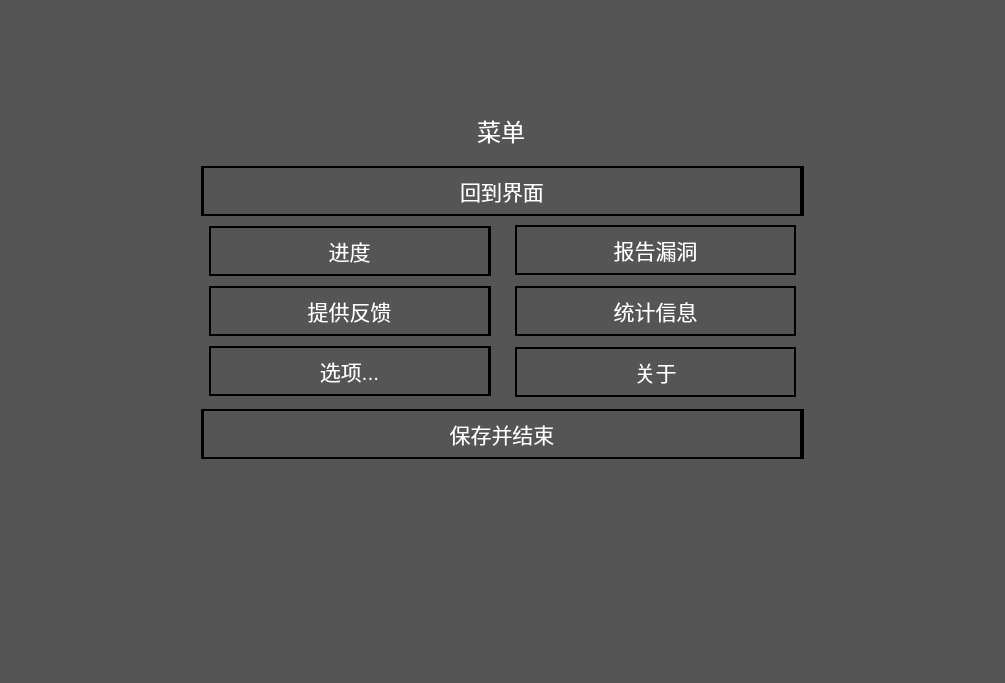
<?xml version="1.0" encoding="UTF-8"?>
<ui version="4.0">
 <class>Menu</class>
 <widget class="QWidget" name="Menu">
  <property name="geometry">
   <rect>
    <x>0</x>
    <y>0</y>
    <width>1005</width>
    <height>683</height>
   </rect>
  </property>
  <property name="windowTitle">
   <string>Form</string>
  </property>
  <property name="styleSheet">
   <string notr="true">background-color: rgba(29, 29, 29, 0.5);</string>
  </property>
  <layout class="QFormLayout" name="formLayout">
   <item row="0" column="0" colspan="2">
    <widget class="QStackedWidget" name="stackedWidget">
     <property name="styleSheet">
      <string notr="true">background-color: rgba(29, 29, 29, 0);</string>
     </property>
     <property name="currentIndex">
      <number>0</number>
     </property>
     <widget class="QWidget" name="mainMenu">
      <layout class="QGridLayout" name="gridLayout_3">
       <item row="2" column="0">
        <spacer name="horizontalSpacer">
         <property name="orientation">
          <enum>Qt::Horizontal</enum>
         </property>
         <property name="sizeType">
          <enum>QSizePolicy::Preferred</enum>
         </property>
         <property name="sizeHint" stdset="0">
          <size>
           <width>280</width>
           <height>20</height>
          </size>
         </property>
        </spacer>
       </item>
       <item row="2" column="2">
        <spacer name="horizontalSpacer_2">
         <property name="orientation">
          <enum>Qt::Horizontal</enum>
         </property>
         <property name="sizeType">
          <enum>QSizePolicy::Preferred</enum>
         </property>
         <property name="sizeHint" stdset="0">
          <size>
           <width>280</width>
           <height>20</height>
          </size>
         </property>
        </spacer>
       </item>
       <item row="3" column="1">
        <spacer name="verticalSpacer_2">
         <property name="orientation">
          <enum>Qt::Vertical</enum>
         </property>
         <property name="sizeType">
          <enum>QSizePolicy::Expanding</enum>
         </property>
         <property name="sizeHint" stdset="0">
          <size>
           <width>44</width>
           <height>200</height>
          </size>
         </property>
        </spacer>
       </item>
       <item row="2" column="1">
        <widget class="QWidget" name="widget_3" native="true">
         <property name="minimumSize">
          <size>
           <width>0</width>
           <height>302</height>
          </size>
         </property>
         <property name="maximumSize">
          <size>
           <width>16777215</width>
           <height>300</height>
          </size>
         </property>
         <property name="styleSheet">
          <string notr="true">color: rgb(255, 255, 255);</string>
         </property>
         <layout class="QVBoxLayout" name="verticalLayout">
          <property name="spacing">
           <number>0</number>
          </property>
          <property name="leftMargin">
           <number>0</number>
          </property>
          <property name="topMargin">
           <number>0</number>
          </property>
          <property name="rightMargin">
           <number>0</number>
          </property>
          <property name="bottomMargin">
           <number>0</number>
          </property>
          <item>
           <widget class="QWidget" name="widget_5" native="true">
            <property name="minimumSize">
             <size>
              <width>603</width>
              <height>50</height>
             </size>
            </property>
            <property name="maximumSize">
             <size>
              <width>603</width>
              <height>50</height>
             </size>
            </property>
            <property name="styleSheet">
             <string notr="true">border: 2px solid rgb(0, 0, 0);</string>
            </property>
            <layout class="QGridLayout" name="gridLayout">
             <property name="leftMargin">
              <number>0</number>
             </property>
             <property name="topMargin">
              <number>0</number>
             </property>
             <property name="rightMargin">
              <number>0</number>
             </property>
             <property name="bottomMargin">
              <number>0</number>
             </property>
             <property name="spacing">
              <number>0</number>
             </property>
             <item row="0" column="0">
              <widget class="QPushButton" name="saveButton">
               <property name="minimumSize">
                <size>
                 <width>600</width>
                 <height>50</height>
                </size>
               </property>
               <property name="maximumSize">
                <size>
                 <width>600</width>
                 <height>50</height>
                </size>
               </property>
               <property name="font">
                <font>
                 <pointsize>16</pointsize>
                 <bold>false</bold>
                 <kerning>true</kerning>
                </font>
               </property>
               <property name="styleSheet">
                <string notr="true"/>
               </property>
               <property name="text">
                <string>回到界面</string>
               </property>
              </widget>
             </item>
            </layout>
           </widget>
          </item>
          <item>
           <widget class="QWidget" name="widget_7" native="true">
            <property name="minimumSize">
             <size>
              <width>0</width>
              <height>185</height>
             </size>
            </property>
            <property name="maximumSize">
             <size>
              <width>16777215</width>
              <height>185</height>
             </size>
            </property>
            <layout class="QHBoxLayout" name="horizontalLayout">
             <property name="spacing">
              <number>24</number>
             </property>
             <property name="leftMargin">
              <number>8</number>
             </property>
             <property name="topMargin">
              <number>0</number>
             </property>
             <property name="rightMargin">
              <number>8</number>
             </property>
             <property name="bottomMargin">
              <number>0</number>
             </property>
             <item>
              <widget class="QWidget" name="widget_2" native="true">
               <property name="styleSheet">
                <string notr="true"/>
               </property>
               <layout class="QGridLayout" name="gridLayout_4">
                <property name="leftMargin">
                 <number>0</number>
                </property>
                <property name="topMargin">
                 <number>0</number>
                </property>
                <property name="rightMargin">
                 <number>0</number>
                </property>
                <property name="bottomMargin">
                 <number>0</number>
                </property>
                <property name="horizontalSpacing">
                 <number>0</number>
                </property>
                <property name="verticalSpacing">
                 <number>4</number>
                </property>
                <item row="3" column="0">
                 <widget class="QWidget" name="widget_9" native="true">
                  <property name="minimumSize">
                   <size>
                    <width>0</width>
                    <height>50</height>
                   </size>
                  </property>
                  <property name="maximumSize">
                   <size>
                    <width>16777215</width>
                    <height>50</height>
                   </size>
                  </property>
                  <property name="styleSheet">
                   <string notr="true">border: 2px solid rgb(0, 0, 0);</string>
                  </property>
                  <layout class="QGridLayout" name="gridLayout_8">
                   <property name="leftMargin">
                    <number>0</number>
                   </property>
                   <property name="topMargin">
                    <number>0</number>
                   </property>
                   <property name="rightMargin">
                    <number>0</number>
                   </property>
                   <property name="bottomMargin">
                    <number>0</number>
                   </property>
                   <property name="spacing">
                    <number>0</number>
                   </property>
                   <item row="0" column="0">
                    <widget class="QPushButton" name="achievementButton">
                     <property name="minimumSize">
                      <size>
                       <width>281</width>
                       <height>50</height>
                      </size>
                     </property>
                     <property name="maximumSize">
                      <size>
                       <width>281</width>
                       <height>50</height>
                      </size>
                     </property>
                     <property name="font">
                      <font>
                       <pointsize>16</pointsize>
                      </font>
                     </property>
                     <property name="styleSheet">
                      <string notr="true"/>
                     </property>
                     <property name="text">
                      <string>进度</string>
                     </property>
                    </widget>
                   </item>
                  </layout>
                 </widget>
                </item>
                <item row="4" column="0">
                 <widget class="QWidget" name="widget_10" native="true">
                  <property name="minimumSize">
                   <size>
                    <width>0</width>
                    <height>50</height>
                   </size>
                  </property>
                  <property name="maximumSize">
                   <size>
                    <width>16777215</width>
                    <height>50</height>
                   </size>
                  </property>
                  <property name="styleSheet">
                   <string notr="true">border: 2px solid rgb(0, 0, 0);</string>
                  </property>
                  <layout class="QGridLayout" name="gridLayout_9">
                   <property name="leftMargin">
                    <number>0</number>
                   </property>
                   <property name="topMargin">
                    <number>0</number>
                   </property>
                   <property name="rightMargin">
                    <number>0</number>
                   </property>
                   <property name="bottomMargin">
                    <number>0</number>
                   </property>
                   <property name="spacing">
                    <number>0</number>
                   </property>
                   <item row="0" column="0">
                    <widget class="QPushButton" name="suggestionButton">
                     <property name="minimumSize">
                      <size>
                       <width>281</width>
                       <height>50</height>
                      </size>
                     </property>
                     <property name="maximumSize">
                      <size>
                       <width>281</width>
                       <height>50</height>
                      </size>
                     </property>
                     <property name="font">
                      <font>
                       <pointsize>16</pointsize>
                      </font>
                     </property>
                     <property name="styleSheet">
                      <string notr="true"/>
                     </property>
                     <property name="text">
                      <string>提供反馈</string>
                     </property>
                    </widget>
                   </item>
                  </layout>
                 </widget>
                </item>
                <item row="5" column="0">
                 <widget class="QWidget" name="widget_8" native="true">
                  <property name="minimumSize">
                   <size>
                    <width>282</width>
                    <height>50</height>
                   </size>
                  </property>
                  <property name="maximumSize">
                   <size>
                    <width>282</width>
                    <height>50</height>
                   </size>
                  </property>
                  <property name="styleSheet">
                   <string notr="true">border: 2px solid rgb(0, 0, 0);</string>
                  </property>
                  <layout class="QGridLayout" name="gridLayout_7">
                   <property name="leftMargin">
                    <number>0</number>
                   </property>
                   <property name="topMargin">
                    <number>0</number>
                   </property>
                   <property name="rightMargin">
                    <number>0</number>
                   </property>
                   <property name="bottomMargin">
                    <number>0</number>
                   </property>
                   <property name="spacing">
                    <number>0</number>
                   </property>
                   <item row="0" column="0">
                    <widget class="QPushButton" name="optionButton">
                     <property name="minimumSize">
                      <size>
                       <width>281</width>
                       <height>50</height>
                      </size>
                     </property>
                     <property name="maximumSize">
                      <size>
                       <width>281</width>
                       <height>50</height>
                      </size>
                     </property>
                     <property name="font">
                      <font>
                       <family>Microsoft YaHei UI</family>
                       <pointsize>16</pointsize>
                      </font>
                     </property>
                     <property name="styleSheet">
                      <string notr="true"/>
                     </property>
                     <property name="text">
                      <string>选项...</string>
                     </property>
                    </widget>
                   </item>
                  </layout>
                 </widget>
                </item>
               </layout>
              </widget>
             </item>
             <item>
              <widget class="QWidget" name="widget" native="true">
               <property name="minimumSize">
                <size>
                 <width>0</width>
                 <height>0</height>
                </size>
               </property>
               <property name="maximumSize">
                <size>
                 <width>16777215</width>
                 <height>16777215</height>
                </size>
               </property>
               <layout class="QGridLayout" name="gridLayout_6">
                <property name="leftMargin">
                 <number>0</number>
                </property>
                <property name="topMargin">
                 <number>0</number>
                </property>
                <property name="rightMargin">
                 <number>0</number>
                </property>
                <property name="bottomMargin">
                 <number>0</number>
                </property>
                <property name="horizontalSpacing">
                 <number>0</number>
                </property>
                <property name="verticalSpacing">
                 <number>6</number>
                </property>
                <item row="0" column="0">
                 <widget class="QWidget" name="widget_11" native="true">
                  <property name="minimumSize">
                   <size>
                    <width>0</width>
                    <height>50</height>
                   </size>
                  </property>
                  <property name="maximumSize">
                   <size>
                    <width>16777215</width>
                    <height>50</height>
                   </size>
                  </property>
                  <property name="styleSheet">
                   <string notr="true">border: 2px solid rgb(0, 0, 0);</string>
                  </property>
                  <layout class="QGridLayout" name="gridLayout_10">
                   <property name="leftMargin">
                    <number>0</number>
                   </property>
                   <property name="topMargin">
                    <number>0</number>
                   </property>
                   <property name="rightMargin">
                    <number>0</number>
                   </property>
                   <property name="bottomMargin">
                    <number>0</number>
                   </property>
                   <property name="spacing">
                    <number>0</number>
                   </property>
                   <item row="0" column="0">
                    <widget class="QPushButton" name="tellBugButton">
                     <property name="minimumSize">
                      <size>
                       <width>0</width>
                       <height>50</height>
                      </size>
                     </property>
                     <property name="maximumSize">
                      <size>
                       <width>16777215</width>
                       <height>50</height>
                      </size>
                     </property>
                     <property name="font">
                      <font>
                       <pointsize>16</pointsize>
                      </font>
                     </property>
                     <property name="styleSheet">
                      <string notr="true"/>
                     </property>
                     <property name="text">
                      <string>报告漏洞</string>
                     </property>
                    </widget>
                   </item>
                  </layout>
                 </widget>
                </item>
                <item row="1" column="0">
                 <widget class="QWidget" name="widget_12" native="true">
                  <property name="minimumSize">
                   <size>
                    <width>0</width>
                    <height>50</height>
                   </size>
                  </property>
                  <property name="maximumSize">
                   <size>
                    <width>16777215</width>
                    <height>50</height>
                   </size>
                  </property>
                  <property name="styleSheet">
                   <string notr="true">border: 2px solid rgb(0, 0, 0);</string>
                  </property>
                  <layout class="QGridLayout" name="gridLayout_11">
                   <property name="leftMargin">
                    <number>0</number>
                   </property>
                   <property name="topMargin">
                    <number>0</number>
                   </property>
                   <property name="rightMargin">
                    <number>0</number>
                   </property>
                   <property name="bottomMargin">
                    <number>0</number>
                   </property>
                   <property name="spacing">
                    <number>0</number>
                   </property>
                   <item row="0" column="0">
                    <widget class="QPushButton" name="recordButton">
                     <property name="minimumSize">
                      <size>
                       <width>0</width>
                       <height>50</height>
                      </size>
                     </property>
                     <property name="maximumSize">
                      <size>
                       <width>16777215</width>
                       <height>50</height>
                      </size>
                     </property>
                     <property name="font">
                      <font>
                       <pointsize>16</pointsize>
                      </font>
                     </property>
                     <property name="styleSheet">
                      <string notr="true"/>
                     </property>
                     <property name="text">
                      <string>统计信息</string>
                     </property>
                    </widget>
                   </item>
                  </layout>
                 </widget>
                </item>
                <item row="2" column="0">
                 <widget class="QWidget" name="widget_13" native="true">
                  <property name="minimumSize">
                   <size>
                    <width>0</width>
                    <height>50</height>
                   </size>
                  </property>
                  <property name="maximumSize">
                   <size>
                    <width>16777215</width>
                    <height>50</height>
                   </size>
                  </property>
                  <property name="styleSheet">
                   <string notr="true">border: 2px solid rgb(0, 0, 0);</string>
                  </property>
                  <layout class="QGridLayout" name="gridLayout_12">
                   <property name="leftMargin">
                    <number>0</number>
                   </property>
                   <property name="topMargin">
                    <number>0</number>
                   </property>
                   <property name="rightMargin">
                    <number>0</number>
                   </property>
                   <property name="bottomMargin">
                    <number>0</number>
                   </property>
                   <property name="spacing">
                    <number>0</number>
                   </property>
                   <item row="0" column="0">
                    <widget class="QPushButton" name="aboutButton">
                     <property name="minimumSize">
                      <size>
                       <width>0</width>
                       <height>50</height>
                      </size>
                     </property>
                     <property name="maximumSize">
                      <size>
                       <width>16777215</width>
                       <height>50</height>
                      </size>
                     </property>
                     <property name="font">
                      <font>
                       <pointsize>16</pointsize>
                      </font>
                     </property>
                     <property name="styleSheet">
                      <string notr="true"/>
                     </property>
                     <property name="text">
                      <string>关于</string>
                     </property>
                    </widget>
                   </item>
                  </layout>
                 </widget>
                </item>
               </layout>
              </widget>
             </item>
            </layout>
           </widget>
          </item>
          <item>
           <widget class="QWidget" name="widget_6" native="true">
            <property name="minimumSize">
             <size>
              <width>603</width>
              <height>50</height>
             </size>
            </property>
            <property name="maximumSize">
             <size>
              <width>603</width>
              <height>50</height>
             </size>
            </property>
            <property name="styleSheet">
             <string notr="true">border: 2px solid rgb(0, 0, 0);</string>
            </property>
            <layout class="QGridLayout" name="gridLayout_5">
             <property name="leftMargin">
              <number>0</number>
             </property>
             <property name="topMargin">
              <number>0</number>
             </property>
             <property name="rightMargin">
              <number>0</number>
             </property>
             <property name="bottomMargin">
              <number>0</number>
             </property>
             <property name="horizontalSpacing">
              <number>1</number>
             </property>
             <property name="verticalSpacing">
              <number>0</number>
             </property>
             <item row="0" column="0">
              <widget class="QPushButton" name="exitButton">
               <property name="minimumSize">
                <size>
                 <width>600</width>
                 <height>50</height>
                </size>
               </property>
               <property name="maximumSize">
                <size>
                 <width>600</width>
                 <height>50</height>
                </size>
               </property>
               <property name="font">
                <font>
                 <pointsize>16</pointsize>
                </font>
               </property>
               <property name="styleSheet">
                <string notr="true"/>
               </property>
               <property name="text">
                <string>保存并结束</string>
               </property>
              </widget>
             </item>
            </layout>
           </widget>
          </item>
         </layout>
        </widget>
       </item>
       <item row="1" column="1">
        <widget class="QWidget" name="widget_4" native="true">
         <property name="minimumSize">
          <size>
           <width>600</width>
           <height>50</height>
          </size>
         </property>
         <property name="maximumSize">
          <size>
           <width>600</width>
           <height>50</height>
          </size>
         </property>
         <property name="styleSheet">
          <string notr="true">background-color: rgba(0, 0, 0,0);</string>
         </property>
         <layout class="QGridLayout" name="gridLayout_2">
          <item row="1" column="0">
           <widget class="QLabel" name="label">
            <property name="maximumSize">
             <size>
              <width>16777215</width>
              <height>40</height>
             </size>
            </property>
            <property name="font">
             <font>
              <pointsize>18</pointsize>
             </font>
            </property>
            <property name="styleSheet">
             <string notr="true">color: rgb(255, 255, 255);</string>
            </property>
            <property name="text">
             <string>菜单</string>
            </property>
            <property name="alignment">
             <set>Qt::AlignCenter</set>
            </property>
           </widget>
          </item>
         </layout>
        </widget>
       </item>
       <item row="0" column="1">
        <spacer name="verticalSpacer">
         <property name="orientation">
          <enum>Qt::Vertical</enum>
         </property>
         <property name="sizeType">
          <enum>QSizePolicy::Expanding</enum>
         </property>
         <property name="sizeHint" stdset="0">
          <size>
           <width>20</width>
           <height>40</height>
          </size>
         </property>
        </spacer>
       </item>
      </layout>
     </widget>
    </widget>
   </item>
  </layout>
 </widget>
 <resources/>
 <connections/>
</ui>
